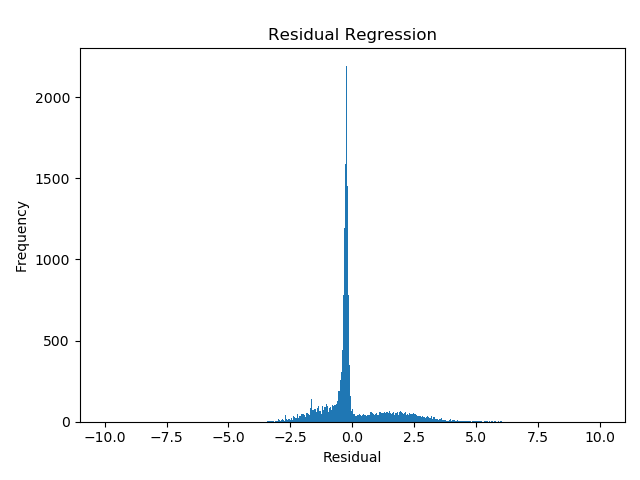

Write Python code to recreate this figure.
#!/usr/bin/env python3
import sys
import numpy as np
import pandas as pd
import matplotlib.pyplot as plt
import statsmodels.api as sm

ctab= pd.read_csv(sys.argv[1], sep="\t", index_col="t_name")


H3K4me1 = pd.read_csv(sys.argv[2], sep="\t", header = None, names= ["t_name", "size", "covered", "sum", "mean_zero", "mean"], index_col="t_name")
H3K4me3 = pd.read_csv(sys.argv[3], sep="\t", header = None, names= ["t_name", "size", "covered", "sum", "mean_zero", "mean"], index_col="t_name")
H3K9me3 = pd.read_csv(sys.argv[4], sep="\t", header = None, names= ["t_name", "size", "covered", "sum", "mean_zero", "mean"], index_col="t_name")

df = pd.DataFrame(np.log(ctab["FPKM"]+ 1))

df["H3K4me1"] = H3K4me1["mean"]
df["H3K4me3"] = H3K4me3["mean"]
df["H3K9me3"] = H3K9me3["mean"]

model = sm.formula.ols(formula = "FPKM ~ H3K4me1 + H3K4me3 + H3K9me3", data = df)
ols_results = model.fit()

print(ols_results.summary())

fig, ax = plt.subplots()
ax.hist([ols_results.resid], bins= 1000, range= (-10, 10))
ax.set_xlabel("Residual")
ax.set_ylabel("Frequency")
fig.tight_layout()
plt.title("Residual Regression")
plt.subplots_adjust(top=0.9)
fig.savefig("lunch5_ex5.png")
plt.close()